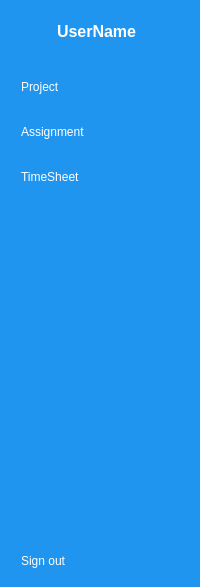
     <widget class="QWidget" name="icon_name_widget" native="true">
      <property name="styleSheet">
       <string notr="true">QWidget{
background-color:rgb(31, 149, 239);
color:white;



}
QPushButton{
color:white;
text-align:left;
height:30px;
border:none;
padding-left:10px;
border-top-left-radius:10px;
border-bottom-left-radius:10px;
}

QPushButton:checked{
background-color:#f5fafe;
color:#1f95ef;
font-weight:bold;
}
</string>
      </property>
      <layout class="QVBoxLayout" name="verticalLayout_4">
       <property name="rightMargin">
        <number>0</number>
       </property>
       <item>
        <layout class="QHBoxLayout" name="horizontalLayout_2">
         <property name="rightMargin">
          <number>20</number>
         </property>
         <item>
          <widget class="QLabel" name="label_2">
           <property name="minimumSize">
            <size>
             <width>40</width>
             <height>40</height>
            </size>
           </property>
           <property name="maximumSize">
            <size>
             <width>40</width>
             <height>40</height>
            </size>
           </property>
           <property name="text">
            <string/>
           </property>
           <property name="pixmap">
            <pixmap resource="resources.qrc">:/icons/image (1).png</pixmap>
           </property>
           <property name="scaledContents">
            <bool>true</bool>
           </property>
          </widget>
         </item>
         <item>
          <widget class="QLabel" name="label_3">
           <property name="font">
            <font>
             <pointsize>12</pointsize>
             <weight>75</weight>
             <bold>true</bold>
            </font>
           </property>
           <property name="text">
            <string>UserName</string>
           </property>
          </widget>
         </item>
        </layout>
       </item>
       <item>
        <layout class="QVBoxLayout" name="verticalLayout_2">
         <property name="spacing">
          <number>15</number>
         </property>
         <property name="topMargin">
          <number>15</number>
         </property>
         <item>
          <widget class="QPushButton" name="project_btn_2">
           <property name="cursor">
            <cursorShape>PointingHandCursor</cursorShape>
           </property>
           <property name="text">
            <string>Project</string>
           </property>
           <property name="icon">
            <iconset resource="resources.qrc">
             <normaloff>:/icons/dashboard_white.png</normaloff>
             <normalon>:/icons/dashboard.png</normalon>:/icons/dashboard_white.png</iconset>
           </property>
           <property name="checkable">
            <bool>true</bool>
           </property>
           <property name="autoExclusive">
            <bool>true</bool>
           </property>
          </widget>
         </item>
         <item>
          <widget class="QPushButton" name="assignment_btn_2">
           <property name="cursor">
            <cursorShape>PointingHandCursor</cursorShape>
           </property>
           <property name="text">
            <string>Assignment</string>
           </property>
           <property name="icon">
            <iconset resource="resources.qrc">
             <normaloff>:/icons/profile_white.png</normaloff>
             <normalon>:/icons/profile.png</normalon>:/icons/profile_white.png</iconset>
           </property>
           <property name="checkable">
            <bool>true</bool>
           </property>
           <property name="autoExclusive">
            <bool>true</bool>
           </property>
          </widget>
         </item>
         <item>
          <widget class="QPushButton" name="timesheet_btn_2">
           <property name="cursor">
            <cursorShape>PointingHandCursor</cursorShape>
           </property>
           <property name="text">
            <string>TimeSheet</string>
           </property>
           <property name="icon">
            <iconset resource="resources.qrc">
             <normaloff>:/icons/messages_white.png</normaloff>
             <normalon>:/icons/messages.png</normalon>:/icons/messages_white.png</iconset>
           </property>
           <property name="checkable">
            <bool>true</bool>
           </property>
           <property name="autoExclusive">
            <bool>true</bool>
           </property>
          </widget>
         </item>
        </layout>
       </item>
       <item>
        <spacer name="verticalSpacer_2">
         <property name="orientation">
          <enum>Qt::Vertical</enum>
         </property>
         <property name="sizeHint" stdset="0">
          <size>
           <width>20</width>
           <height>348</height>
          </size>
         </property>
        </spacer>
       </item>
       <item>
        <widget class="QPushButton" name="sign_out_btn_2">
         <property name="cursor">
          <cursorShape>PointingHandCursor</cursorShape>
         </property>
         <property name="text">
          <string>Sign out</string>
         </property>
         <property name="checkable">
          <bool>true</bool>
         </property>
        </widget>
       </item>
      </layout>
     </widget>
